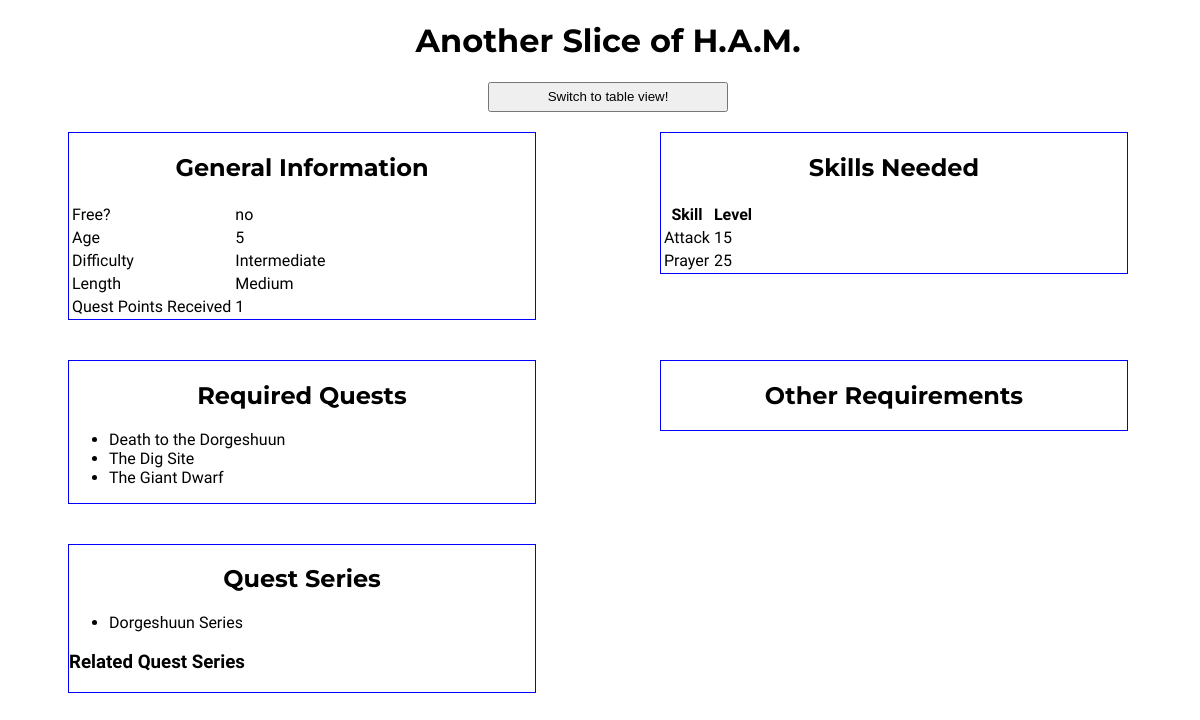
Page /view_quest/Another Slice of H.A.M. on the committed database.
### tables this page shows
CREATE TABLE quest_details (
                    name TEXT PRIMARY KEY,
                    is_free BOOLEAN NOT NULL,
                    age INTEGER NOT NULL,
                    difficulty TEXT NOT NULL,
                    length TEXT NOT NULL,
                    quest_points INTEGER NOT NULL
                );

CREATE TABLE pre_quests (
                    main_quest TEXT,
                    pre_quest TEXT,
                    PRIMARY KEY (main_quest, pre_quest)
                    FOREIGN KEY (main_quest) REFERENCES quest_details (name),
                    FOREIGN KEY (pre_quest) REFERENCES quest_details (name)
                );

CREATE TABLE quest_series(
                    name TEXT,
                    quest TEXT,
                    number INTEGER,
                    PRIMARY KEY (name, quest)
                    FOREIGN KEY (quest) REFERENCES quest_details(name)
                );

### main.py (the view)
@app.route('/view_quest/<quest_name>', methods=['GET', 'POST'])
def view_quest(quest_name):
    quest_info = db.get_quest_info(quest_name)
    return render_template('view_quest.html', quest_info=quest_info)

### database.py (called while the page is built)
def _remove_zero_skills(levels):
    actual_skills = []
    for skill in levels:
        if levels[skill] != 0:
            actual_skills.append((skill, levels[skill]))
    return actual_skills

### templates/view_quest.html (shortened to what this page needs)
<!doctype html>
<html>
<head>
  	<link rel="stylesheet" href="https://use.fontawesome.com/releases/v5.0.1/css/all.css">
	<link href="{{url_for('static', filename='style.css')}}" rel = "stylesheet" type="text/css" />
</head>
<body>
	<h1> {{ quest_info["name"] }} </h1>
	<div class="switch_view_button">
		<button type="button" method="post">
			<a href="{{url_for('view_quest_table', quest_name=quest_info['name'])}}">
			Switch to table view!
			</a>
		</button>
		<br>
	</div>
	<div class="qdetails_info_section">
		<h2> General Information </h2>
		<table class="start_info">
			<tr class="qdetails_info_row">
				<td class="qdetails_question"> Free? </td>
				<td class="qdetails_answer"> {{ quest_info["free?"] }} </td>
			</tr>
			<tr class="qdetails_info_row">
				<td class="qdetails_question"> Age </td>
				<td class="qdetails_answer"> {{ quest_info["age"] }} </td>
			</tr>
			<tr class="qdetails_info_row">
				<td class="qdetails_question"> Difficulty </td>
				<td class="qdetails_answer"> {{ quest_info["difficulty"] }} </td>
			</tr>
			<tr class="qdetails_info_row">
				<td class="qdetails_question"> Length </td>
				<td class="qdetials_answer"> {{ quest_info["length"] }} </td>
			</tr>
			<tr class="qdetails_info_row">
				<td class="qdetails_question"> Quest Points Received </td>
				<td class="qdetails_answer"> {{ quest_info["quest points"] }} </td>
			</tr>
		</table>
	</div>
	<div class="qdetails_info_section">
		<h2> Skills Needed </h2>
		<table class="qdetails_skill">
			<tr class="qdetails_skill_row">
				<th> Skill </th>
				<th> Level </th>
			</tr>
			{% for skill in quest_info["skills"] %}
				<tr class="qdetails_skill_row">
					<td class="qdetails_skill"> {{ skill[0] }} </td>
					<td class="qdetails_level"> {{ skill[1] }} </td>
				</tr>
			{% endfor %}
		</table>
	</div>
	<div class="qdetails_info_section">
		<h2> Required Quests </h2>
		<ul class="qdetails_req_quests">
			{% for quest in quest_info["pre quests"] %}
				<li> {{ quest }} </li>
			{% endfor %}
		</ul>
	</div>
	<div class="qdetails_info_section">
		<h2> Other Requirements </h2>
	</div>
	<div class="qdetails_info_section">
		<h2> Quest Series </h2>
		<ul class="qdetails_quest_series">
			{% for series in quest_info["quest series"] %}
			<li>{{ series }} </li>
			{% endfor %}
		</ul>
		<h3> Related Quest Series </h3>
	</div>
</body>
</html>

### static/style.css (style rules this page uses)
* { box-sizing: border-box; }
body { font-family: 'Oxygen', 'sans-serif'; width: 100%; }
h1, h2 { font-family: 'Montserrat', 'sans-serif'; text-align:center; }
.qdetails_info_section { border: 1px solid blue; width: 39%; display: inline-block; vertical-align: top; margin: 20px 5%; }
button { text-align: center; margin: auto; width: 20%; height: 30px; }
.switch_view_button { text-align: center; }
button > a { text-decoration: none; color: black; }

### rows in the picture
quest_details: name "Another Slice of H.A.M.", age "5", difficulty "Intermediate", length "Medium"
pre_quests: pre_quest "Death to the Dorgeshuun"
pre_quests: pre_quest "The Dig Site"
pre_quests: pre_quest "The Giant Dwarf"
quest_series: name "Dorgeshuun Series"

### other values in the picture
{{ quest_info["free?"] }} "no"
{{ quest_info["quest points"] }} "1"
{{ skill[0] }} "Attack" "Prayer"
{{ skill[1] }} "15" "25"
